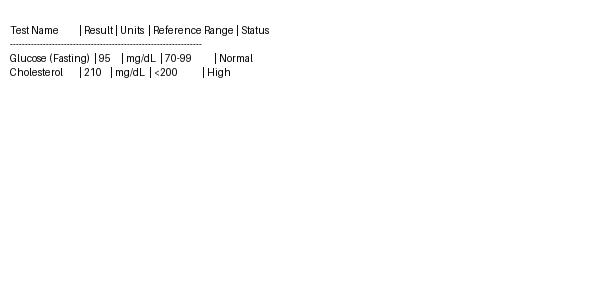

The Python source for this figure:
import os
from PIL import Image, ImageDraw, ImageFont

# Create a dummy image with a text table simulating a lab report
img = Image.new('RGB', (600, 300), color='white')
d = ImageDraw.Draw(img)

table_text = """
Test Name          | Result | Units  | Reference Range | Status
----------------------------------------------------------------
Glucose (Fasting)  | 95     | mg/dL  | 70-99           | Normal
Cholesterol        | 210    | mg/dL  | <200            | High
"""

d.text((10,10), table_text, fill=(0,0,0))
img.save('dummy_table.jpg')

print("Created dummy_table.jpg")
